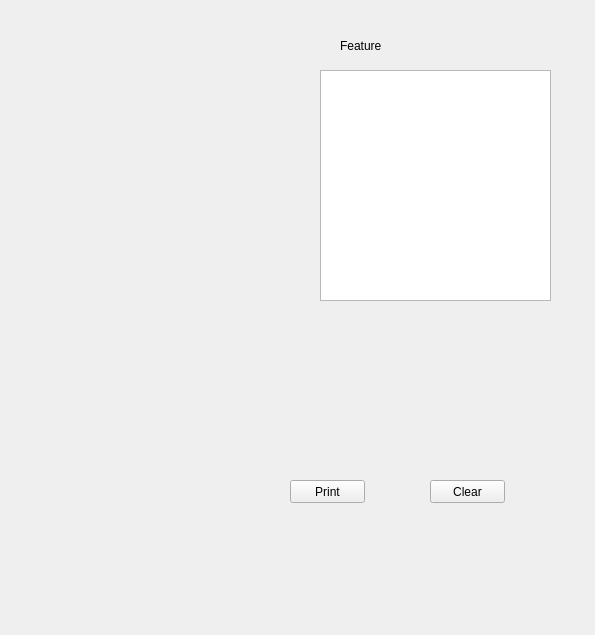
<?xml version="1.0" encoding="UTF-8"?>
<ui version="4.0">
 <class>Form</class>
 <widget class="QWidget" name="Form">
  <property name="geometry">
   <rect>
    <x>0</x>
    <y>0</y>
    <width>595</width>
    <height>635</height>
   </rect>
  </property>
  <property name="windowTitle">
   <string>Form</string>
  </property>
  <widget class="QTextEdit" name="textEdit">
   <property name="geometry">
    <rect>
     <x>320</x>
     <y>70</y>
     <width>231</width>
     <height>231</height>
    </rect>
   </property>
  </widget>
  <widget class="QLabel" name="label">
   <property name="geometry">
    <rect>
     <x>340</x>
     <y>40</y>
     <width>56</width>
     <height>12</height>
    </rect>
   </property>
   <property name="text">
    <string>Feature</string>
   </property>
  </widget>
  <widget class="QPushButton" name="pushButton">
   <property name="geometry">
    <rect>
     <x>290</x>
     <y>480</y>
     <width>75</width>
     <height>23</height>
    </rect>
   </property>
   <property name="text">
    <string>Print</string>
   </property>
  </widget>
  <widget class="QPushButton" name="pushButton_2">
   <property name="geometry">
    <rect>
     <x>430</x>
     <y>480</y>
     <width>75</width>
     <height>23</height>
    </rect>
   </property>
   <property name="text">
    <string>Clear</string>
   </property>
  </widget>
 </widget>
 <resources/>
 <connections>
  <connection>
   <sender>textEdit</sender>
   <signal>textChanged()</signal>
   <receiver>Form</receiver>
   <slot>slot_textChanged()</slot>
   <hints>
    <hint type="sourcelabel">
     <x>359</x>
     <y>228</y>
    </hint>
    <hint type="destinationlabel">
     <x>162</x>
     <y>404</y>
    </hint>
   </hints>
  </connection>
  <connection>
   <sender>pushButton</sender>
   <signal>clicked()</signal>
   <receiver>Form</receiver>
   <slot>slot_print()</slot>
   <hints>
    <hint type="sourcelabel">
     <x>304</x>
     <y>495</y>
    </hint>
    <hint type="destinationlabel">
     <x>201</x>
     <y>520</y>
    </hint>
   </hints>
  </connection>
  <connection>
   <sender>pushButton_2</sender>
   <signal>clicked()</signal>
   <receiver>Form</receiver>
   <slot>slot_clear()</slot>
   <hints>
    <hint type="sourcelabel">
     <x>450</x>
     <y>493</y>
    </hint>
    <hint type="destinationlabel">
     <x>448</x>
     <y>541</y>
    </hint>
   </hints>
  </connection>
 </connections>
 <slots>
  <slot>slot_textChanged()</slot>
  <slot>slot_print()</slot>
  <slot>slot_clear()</slot>
 </slots>
</ui>
